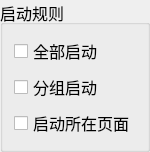
  <widget class="QGroupBox" name="StartRuleBox">
   <property name="geometry">
    <rect>
     <x>450</x>
     <y>20</y>
     <width>150</width>
     <height>100</height>
    </rect>
   </property>
   <property name="font">
    <font>
     <pointsize>12</pointsize>
    </font>
   </property>
   <property name="title">
    <string>启动规则</string>
   </property>
   <property name="checkable">
    <bool>false</bool>
   </property>
   <property name="checked">
    <bool>false</bool>
   </property>
   <layout class="QVBoxLayout" name="verticalLayout_15">
    <item>
     <widget class="QCheckBox" name="allStartCheckBox">
      <property name="font">
       <font>
        <pointsize>12</pointsize>
       </font>
      </property>
      <property name="text">
       <string>全部启动</string>
      </property>
     </widget>
    </item>
    <item>
     <widget class="QCheckBox" name="onlyStartGroupCheckBox">
      <property name="font">
       <font>
        <pointsize>12</pointsize>
       </font>
      </property>
      <property name="text">
       <string>分组启动</string>
      </property>
     </widget>
    </item>
    <item>
     <widget class="QCheckBox" name="onlyStartPageCheckBox">
      <property name="font">
       <font>
        <pointsize>12</pointsize>
       </font>
      </property>
      <property name="text">
       <string>启动所在页面</string>
      </property>
     </widget>
    </item>
   </layout>
  </widget>
